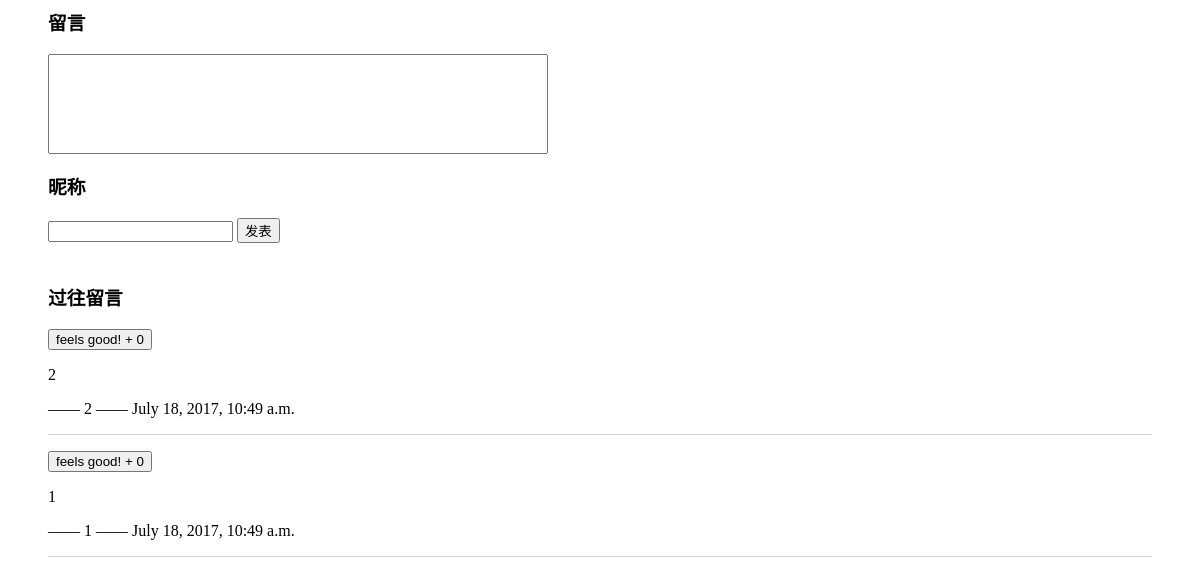
The page /board/ on the database as committed earlier.
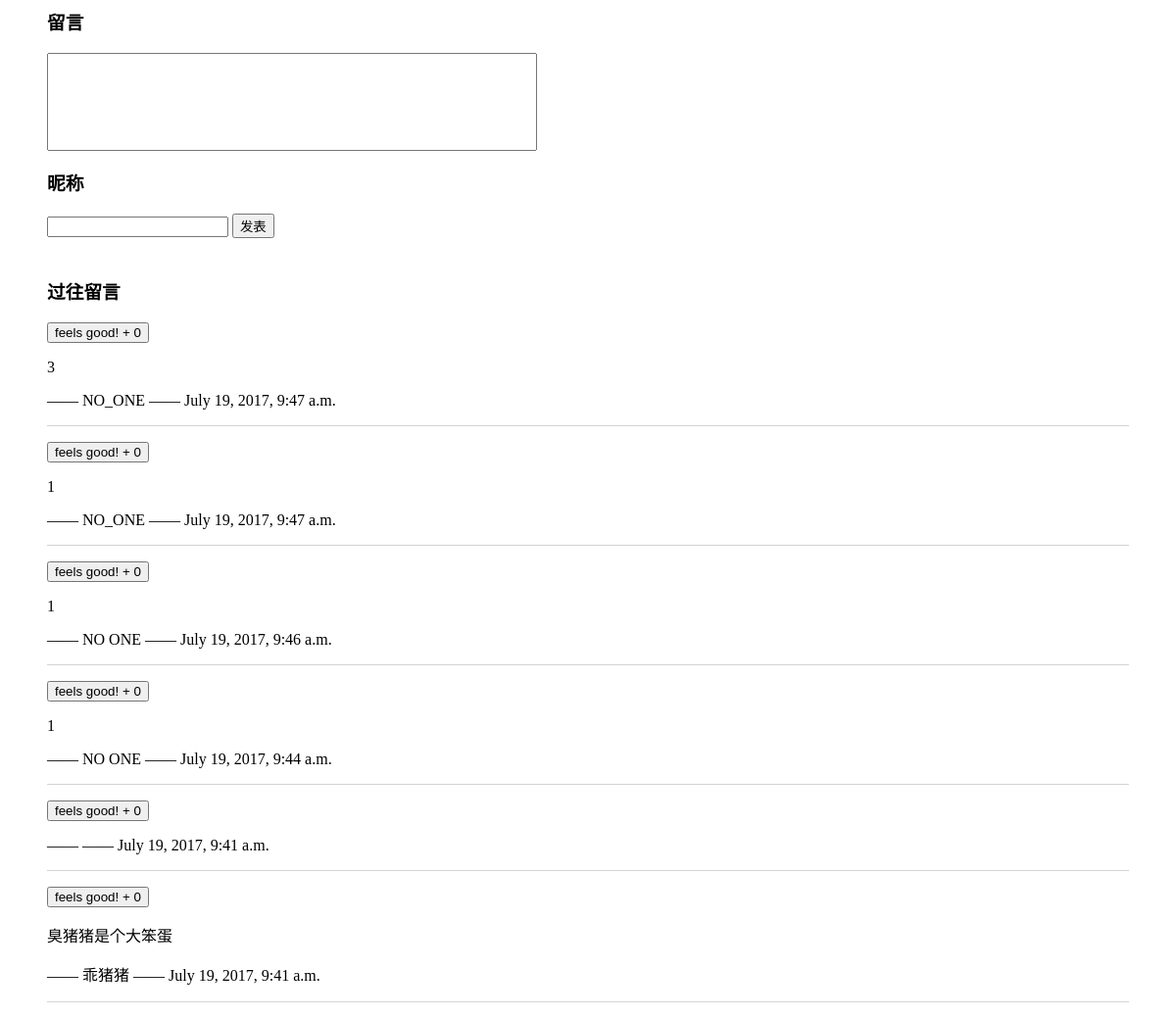
The same page on the database as committed later.
### board/models.py (models this page shows)
class Message(models.Model):
    message_text = models.CharField(max_length=2000)
    message_name = models.CharField(max_length=20)
    support = models.IntegerField(default=0)
    pub_date = models.DateTimeField('date published')

### board/views.py (the view, shortened to what this page needs)
def index(request):
    if 'submit' in request.POST:
        user_message = request.POST['user_message']
        user_name = request.POST['user_name']
        if user_message.strip() != '':
            if user_name == '':
                user_name = 'NO_ONE'
            now = time.strftime('%Y-%m-%d %H:%M:%S', time.localtime(time.time()))
            Message.objects.create(message_text=user_message, message_name=user_name, support=0, pub_date=now)
        return HttpResponseRedirect('/board/')
    else:
        message_list = Message.objects.order_by('-pub_date')
        template = loader.get_template('board/index.html')
        context = {
            'message_list': message_list,
        }
        return HttpResponse(template.render(context, request))

### board/templates/board/index.html (shortened to what this page needs)
<form name='submit' action="" method="post">
    <div style="margin-left: 40px;margin-bottom: 40px">
    <h3>留言</h3>
    <textarea name="user_message" style="width:500px;height:100px;resize: none"></textarea>
    <h3>昵称</h3>
    <input name="user_name" />
    <input type="submit" name = 'submit' value="发表" />
    </div>
</form>
<h3 style="padding-left: 40px">过往留言</h3>
{% if message_list %}
    <ul>
    {% for message in message_list %}
        <p>
            <form action="" method="GET">
                <div style="border-bottom: solid 1px lightgrey;margin-right: 40px">
                    <input type="submit" value="feels good! + {{ message.support }}">
                    <p>{{ message.message_text }}</p>
                    <p>—— {{ message.message_name}} —— {{ message.pub_date}}</p>
                </div>
            </form>
        </p>
    {% endfor %}
    </ul>
{% else %}
    <div style="border-bottom: solid 1px lightgrey;margin-right: 40px;margin-left: 40px">
        <p>还没有人给你留言哦！</p>
    </div>
{% endif %}

Rows that differ between the two databases and show on the page:
removed Message: support "feels good! + 0", message_text "2", message_name "2", pub_date "July 18, 2017, 10:49 a.m."
removed Message: support "feels good! + 0", message_text "1", message_name "1", pub_date "July 18, 2017, 10:49 a.m."
added Message: support "feels good! + 0", message_text "3", message_name "NO_ONE", pub_date "July 19, 2017, 9:47 a.m."
added Message: support "feels good! + 0", message_text "1", message_name "NO_ONE", pub_date "July 19, 2017, 9:47 a.m."
added Message: support "feels good! + 0", message_text "1", message_name "NO ONE", pub_date "July 19, 2017, 9:46 a.m."
added Message: support "feels good! + 0", message_text "1", message_name "NO ONE", pub_date "July 19, 2017, 9:44 a.m."
added Message: support "feels good! + 0", pub_date "July 19, 2017, 9:41 a.m."
added Message: support "feels good! + 0", message_text "臭猪猪是个大笨蛋", message_name "乖猪猪", pub_date "July 19, 2017, 9:41 a.m."
